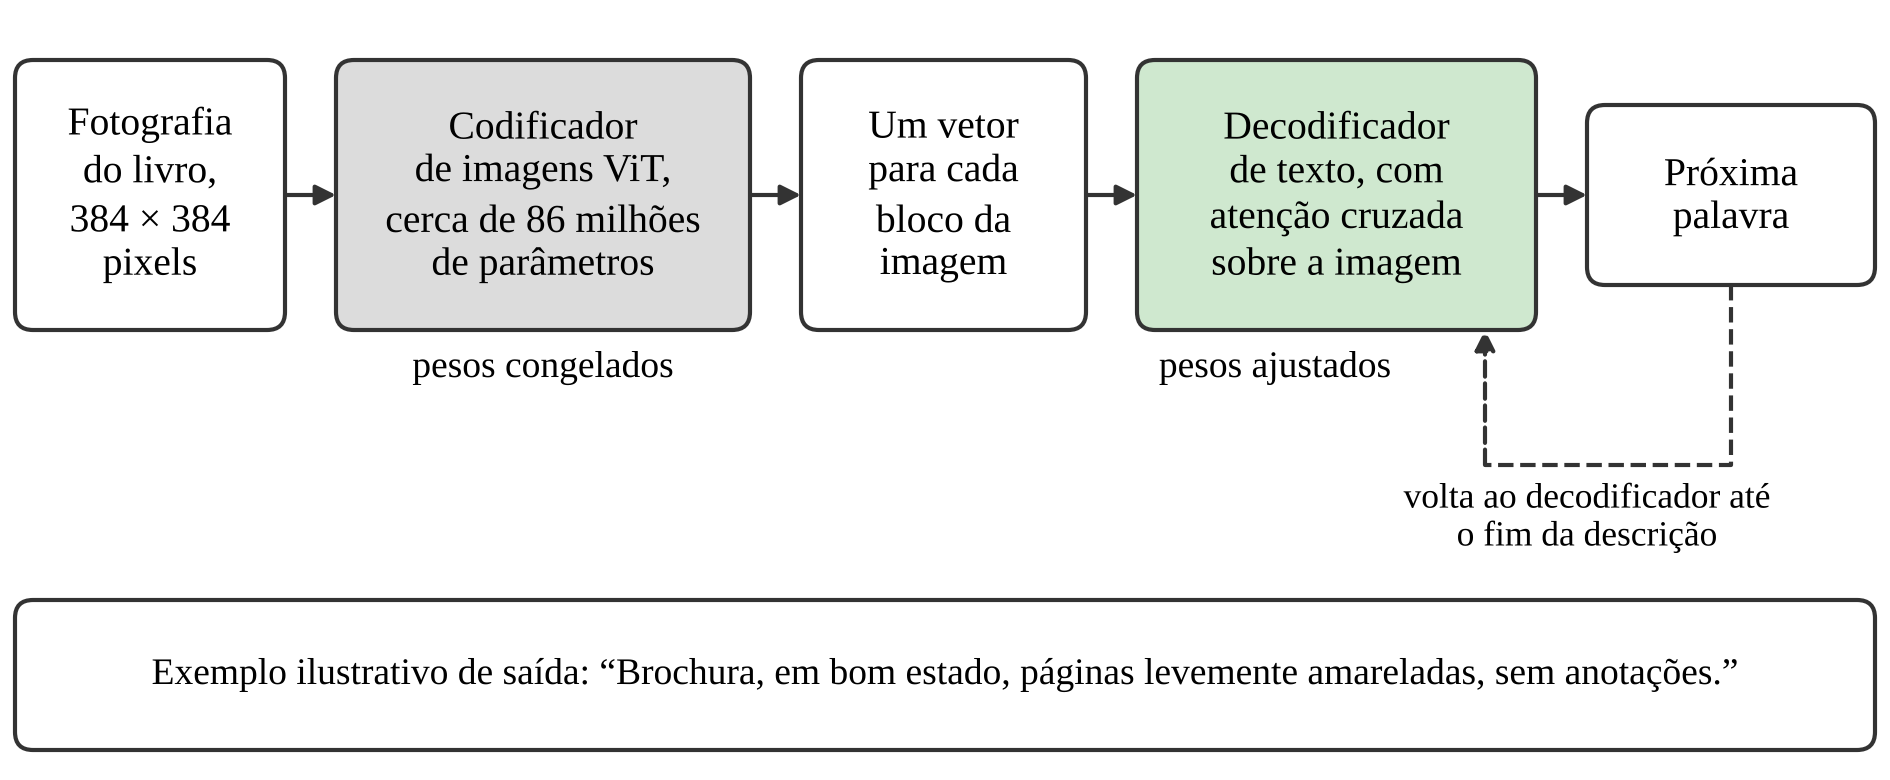

Write Python code to recreate this figure.
import matplotlib
matplotlib.use('Agg')
import matplotlib.pyplot as plt
from matplotlib.patches import FancyBboxPatch, Rectangle
plt.rcParams['font.family']='Liberation Serif'
W,H=6.3,2.6
fig=plt.figure(figsize=(W,H)); ax=fig.add_axes([0,0,1,1]); ax.set_xlim(0,W); ax.set_ylim(0,H); ax.axis('off')
FROZ='#dcdcdc'; TR='#cfe8cf'; EDGE='#333333'
def box(x,y,w,h,txt,fc='white',ls='-',fs=9.5):
    ax.add_patch(FancyBboxPatch((x,y),w,h,boxstyle='round,pad=0,rounding_size=0.06',fc=fc,ec=EDGE,lw=1,ls=ls))
    ax.text(x+w/2,y+h/2,txt,ha='center',va='center',fontsize=fs,linespacing=1.3)
def arr(xy1,xy2,ls='-'):
    ax.annotate('',xy=xy2,xytext=xy1,arrowprops=dict(arrowstyle='-|>',lw=1,color=EDGE,mutation_scale=10,linestyle=ls,shrinkA=0,shrinkB=0))
yc=1.95; h=0.9; y0=yc-h/2
box(0.05,y0,0.9,h,'Fotografia\ndo livro,\n384 × 384\npixels')
box(1.12,y0,1.38,h,'Codificador\nde imagens ViT,\ncerca de 86 milhões\nde parâmetros',fc=FROZ)
ax.text(1.81,y0-0.07,'pesos congelados',ha='center',va='top',fontsize=9)
box(2.67,y0,0.95,h,'Um vetor\npara cada\nbloco da\nimagem')
box(3.79,y0,1.33,h,'Decodificador\nde texto, com\natenção cruzada\nsobre a imagem',fc=TR)
ax.text(4.25,y0-0.07,'pesos ajustados',ha='center',va='top',fontsize=9)
box(5.29,y0+0.15,0.96,h-0.3,'Próxima\npalavra')
for a,b in ((0.95,1.12),(2.5,2.67),(3.62,3.79),(5.12,5.29)): arr((a,yc),(b,yc))
# loop
ax.plot([5.77,5.77,4.95],[y0+0.15,1.05,1.05],color=EDGE,lw=1,ls='--')
arr((4.95,1.05),(4.95,y0),ls='--')
ax.text(5.29,1.0,'volta ao decodificador até\no fim da descrição',ha='center',va='top',fontsize=8.5)
# exemplo
box(0.05,0.1,6.2,0.5,'Exemplo ilustrativo de saída: “Brochura, em bom estado, páginas levemente amareladas, sem anotações.”',fs=9)
fig.savefig('figura-blip-congelado.png',dpi=300)
